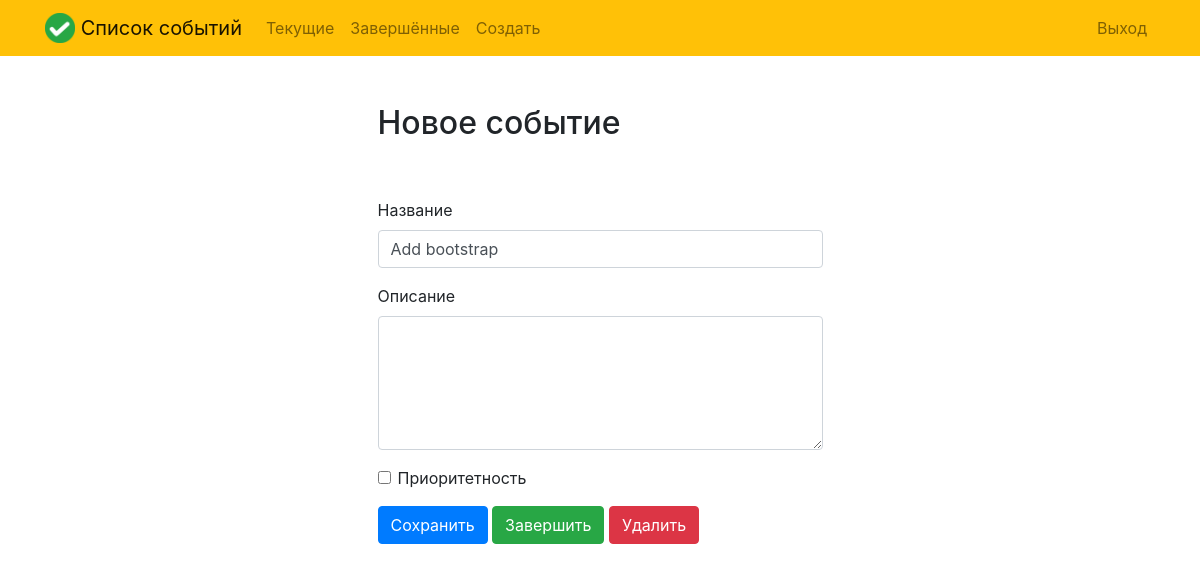
Before: /todo/4/ (signed in) with the older database file.
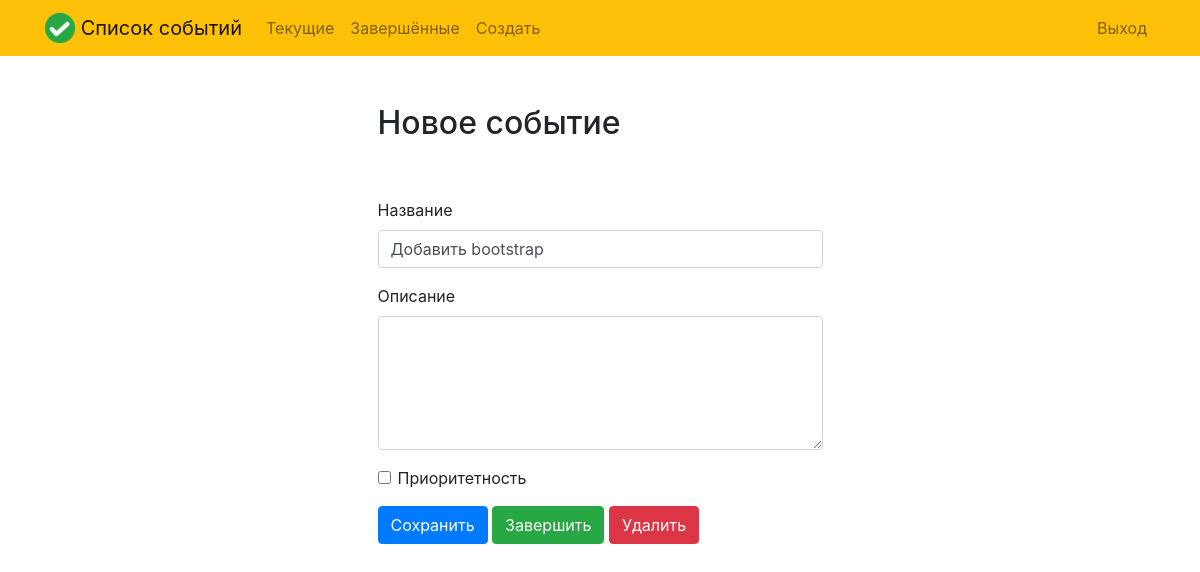
After: the same page with the newer database file.
### todo/models.py (models this page shows, shortened)
class Todo(models.Model):
    title = models.CharField(max_length=100, verbose_name='Название')
    description = models.TextField(blank=True, verbose_name='Описание')
    created = models.DateTimeField(auto_now_add=True, verbose_name='Создано')
    datecompleted = models.DateTimeField(blank=True, null=True, verbose_name='Дата и время завершения')
    important = models.BooleanField(default=False, verbose_name='Приоритетность')
    user = models.ForeignKey(User, on_delete=models.CASCADE, verbose_name='Пользователь')
    class Meta:
        verbose_name = "Список событий"
        verbose_name_plural = "Список событий"
        ordering = ['title']

### todo/views.py (the view, shortened to what this page needs)
# urls.py: path('todo/<int:todo_pk>/', viewtodo, name='viewtodo'),
@login_required
def viewtodo(request, todo_pk):
    print(F'request.path == {request.path}')
    todo = get_object_or_404(Todo, pk=todo_pk, user=request.user)
    if request.method == 'GET':
        form = TodoForm(instance=todo)
        return render(request, 'todo/viewtodo.html', {'todo': todo, 'form': form})

### todo/forms.py
class TodoForm(forms.ModelForm):
    class Meta:
        model = Todo
        fields = ['title', 'description', 'important']

### todo/templates/todo/viewtodo.html (shortened to what this page needs)
{% extends 'todo/base.html' %}
{% block content %}
    <div class="row justify-content-center mt-5">
        <div class="col-md-5">
            <h2>Новое событие</h2>
        </div>
    </div>
    <div class="row justify-content-center mt-5">
        <div class="col-md-5">
            <form method="POST"> {% csrf_token %}
                <div class="form-group">
                    <label for="title">Название</label>
                    <input type="text" name="title" class="form-control" id="title" value="{{ todo.title }}" required>
                </div>
                <div class="form-group">
                    <label for="description">Описание</label>
                    <textarea name="description" rows="5" class="form-control" id="description" >{{ todo.description }}</textarea>
                </div>
                <div class="form-group form-check">
                    <input type="checkbox" name="important" class="form-check-input" id="important" {% if todo.important %}checked{% endif %}>
                    <label class="form-check-label" for="important">Приоритетность</label>
                </div>
                <button type="submit" class="btn btn-primary">Сохранить</button>
                <button type="button" class="btn btn-success" onclick="$('#complete').click()">Завершить</button>
                <button type="button" class="btn btn-danger" onclick="$('#delete').click()">Удалить</button>
            </form>
        </div>
    </div>
{% endblock %}

Changed rows visible on the page:
changed Todo: title "Add bootstrap" → "Добавить bootstrap"
